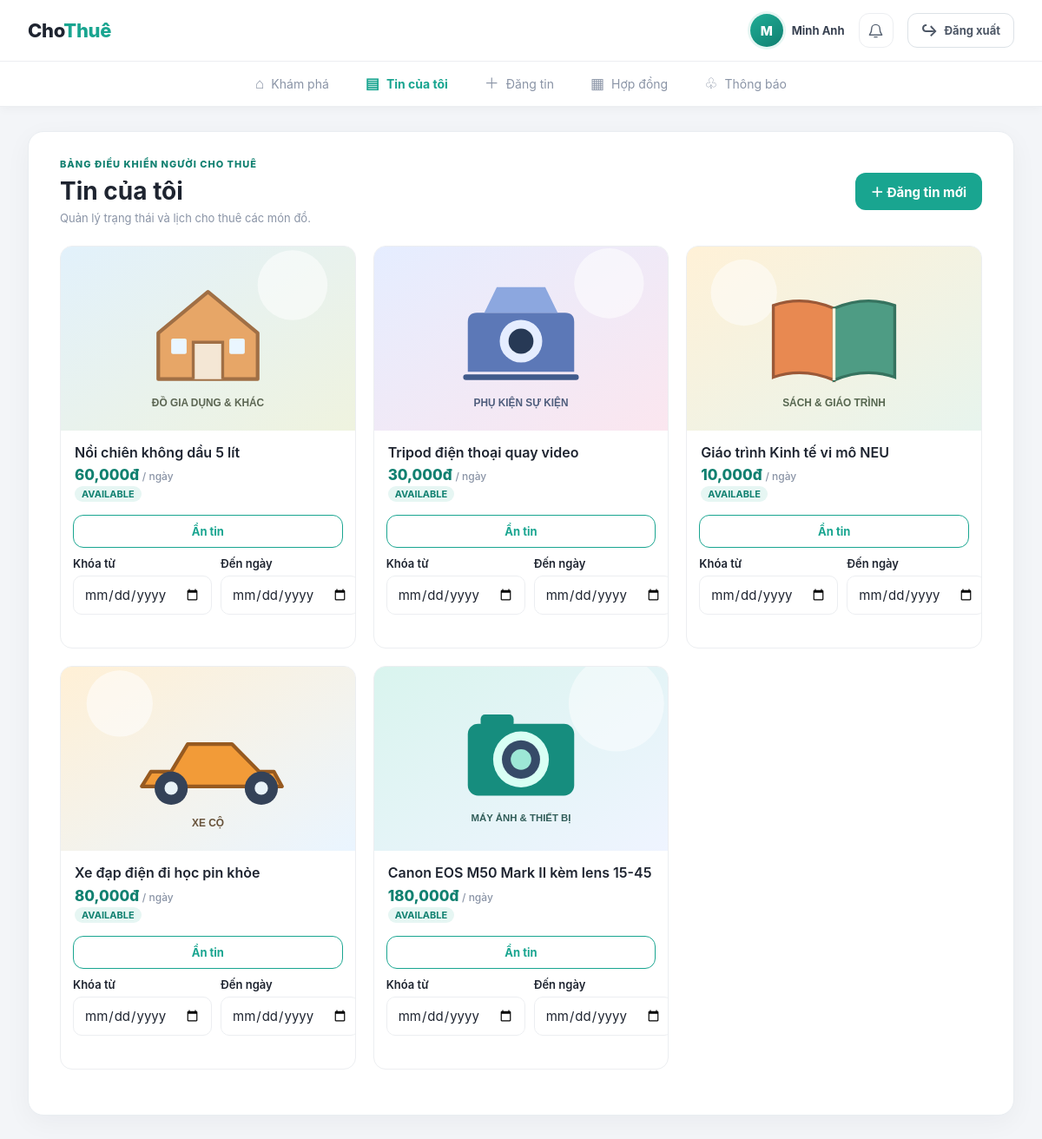
Page /tin-cua-toi (signed in) on the committed database.
### models.py (models this page shows, shortened)
class User(db.Model, UserMixin):
    __tablename__ = "users"
    id = db.Column(db.Integer, primary_key=True)
    full_name = db.Column(db.String(120), nullable=False)
    school_email = db.Column(db.String(160), unique=True, nullable=False)
    phone_number = db.Column(db.String(20), unique=True, nullable=False)
    password_hash = db.Column(db.String(255), nullable=False)
    email_verified = db.Column(db.Boolean, default=False)
    phone_verified = db.Column(db.Boolean, default=False)
    kyc_status = db.Column(db.String(20), default="NONE")  # NONE, PENDING, APPROVED, REJECTED
    kyc_card_image = db.Column(db.String(255))
    trust_score = db.Column(db.Integer, default=100)
    district = db.Column(db.String(60))
    is_admin = db.Column(db.Boolean, default=False)
    created_at = db.Column(db.DateTime, default=datetime.utcnow)
    listings = db.relationship("Listing", backref="owner", lazy=True)

class Listing(db.Model):
    __tablename__ = "listings"
    id = db.Column(db.Integer, primary_key=True)
    owner_id = db.Column(db.Integer, db.ForeignKey("users.id"), nullable=False)
    title = db.Column(db.String(160), nullable=False)
    description = db.Column(db.Text)
    category = db.Column(db.String(60))
    district = db.Column(db.String(60))
    price_per_day = db.Column(db.Integer, nullable=False)
    deposit_amount = db.Column(db.Integer, default=0)
    status = db.Column(db.String(20), default="AVAILABLE")  # AVAILABLE, RENTED, HIDDEN
    created_at = db.Column(db.DateTime, default=datetime.utcnow)
    images = db.relationship("ListingImage", backref="listing", lazy=True, cascade="all, delete-orphan")
    bookings = db.relationship("Booking", backref="listing", lazy=True)
    blocks = db.relationship("AvailabilityBlock", backref="listing", lazy=True, cascade="all, delete-orphan")
    @property
    def cover_image(self):
        return self.images[0].image_url if self.images else None

class ListingImage(db.Model):
    __tablename__ = "listing_images"
    id = db.Column(db.Integer, primary_key=True)
    listing_id = db.Column(db.Integer, db.ForeignKey("listings.id"), nullable=False)
    image_url = db.Column(db.String(255), nullable=False)

### routes/listing_routes.py (the view)
@login_required
def my_listings():
    listings = listing_service.list_owned(current_user.id)
    return render_template("my_listings.html", listings=listings)

### app.py (called while the page is built, shortened)
def ensure_database_schema():
    global _schema_ready

@app.before_request
def protect_post_requests_from_csrf():
    if request.method == "POST":
        expected = session.get("_csrf_token", "")
        submitted = request.form.get("csrf_token", "")
        if not expected or not submitted or not hmac.compare_digest(expected, submitted):
            abort(400)

@app.before_request
def prepare_database_and_expire_bookings():
    ensure_database_schema()
    if request.path.startswith(("/don-hang", "/san-pham/")):
        booking_service.expire_stale_bookings()

@login_manager.user_loader
def load_user(user_id):
    return User.query.get(int(user_id))

@app.context_processor
def inject_unread_notification_count():
    token = session.setdefault("_csrf_token", secrets.token_urlsafe(32))
    if current_user.is_authenticated:
        return {
            "unread_notification_count": notification_service.unread_count(current_user.id),
            "csrf_token": token,
        }
    return {"unread_notification_count": 0, "csrf_token": token}

### services/listing_service.py (called while the page is built)
def list_owned(owner_id):
    return Listing.query.filter_by(owner_id=owner_id).order_by(Listing.created_at.desc()).all()

### services/notification_service.py (called while the page is built)
def unread_count(user_id):
    return Notification.query.filter_by(user_id=user_id, read_at=None).count()

### templates/my_listings.html (shortened to what this page needs)
{% extends "base.html" %}
{% block content %}
  <div class="page-heading-row"><div><span class="eyebrow">BẢNG ĐIỀU KHIỂN NGƯỜI CHO THUÊ</span><h1>Tin của tôi</h1><p class="muted">Quản lý trạng thái và lịch cho thuê các món đồ.</p></div><a class="btn my-listing-add" href="{{ url_for('create_listing') }}">＋ Đăng tin mới</a></div>
  {% if listings %}
  <div class="my-listing-grid">
    {% for l in listings %}
    <article class="my-listing-item">
      <a class="card" href="{{ url_for('listing_detail', listing_id=l.id) }}">
        <div class="card-img">
          {% if l.cover_image %}<img src="{{ url_for('static', filename=l.cover_image) }}" alt="{{ l.title }}">{% else %}<span>Chưa có ảnh</span>{% endif %}
        </div>
        <div class="card-body"><div class="card-title">{{ l.title }}</div><div class="card-price">{{ "{:,}".format(l.price_per_day) }}đ <small>/ ngày</small></div><span class="badge badge-owner">{{ l.status }}</span></div>
      </a>
      <div class="my-listing-tools">
      <form method="post" action="{{ url_for('toggle_listing_visibility', listing_id=l.id) }}">
        <button class="btn secondary" type="submit">{{ 'Hiện tin' if l.status == 'HIDDEN' else 'Ẩn tin' }}</button>
      </form>
      <form method="post" action="{{ url_for('block_listing_dates', listing_id=l.id) }}" class="field-row listing-block-form">
        <div class="field"><label>Khóa từ</label><input type="date" name="start_date" required></div>
        <div class="field"><label>Đến ngày</label><input type="date" name="end_date" required></div>
      </form>
      </div>
    </article>
    {% endfor %}
  </div>
  {% else %}
  <div class="empty-state">Bạn chưa đăng tin nào. <br><a class="btn empty-state-action" href="{{ url_for('create_listing') }}">Đăng tin đầu tiên</a></div>
  {% endif %}
{% endblock %}

### templates/base.html (shortened to what this page needs)
<!DOCTYPE html>
<html lang="vi">
<head>
<link rel="stylesheet" href="{{ url_for('static', filename='css/style.css') }}">
</head>
<body>
  <header class="topbar">
    <div class="topbar-inner">
      <a href="{{ url_for('index') }}" class="brand">Cho<span>Thuê</span></a>
      {% if current_user.is_authenticated %}
      <div class="header-actions">
        <div class="header-profile" aria-label="Tài khoản {{ current_user.full_name }}">
          <span class="profile-avatar">{{ current_user.full_name.strip()[:1]|upper }}</span>
          <span class="profile-name">{{ current_user.full_name }}</span>
        </div>
        <a class="notification-button" href="{{ url_for('notifications') }}" aria-label="Thông báo{% if unread_notification_count %}, {{ unread_notification_count }} chưa đọc{% endif %}" title="Thông báo">
          <svg viewBox="0 0 24 24" aria-hidden="true"><path d="M18 9a6 6 0 0 0-12 0c0 7-3 7-3 9h18c0-2-3-2-3-9M10 21h4"/></svg>
        </a>
        <form method="post" action="{{ url_for('logout') }}" class="logout-form">
          <button class="logout-button" type="submit"><span aria-hidden="true">↪</span> Đăng xuất</button>
        </form>
      </div>
      {% else %}
      <div class="header-actions"><a href="{{ url_for('login') }}" class="login-link">Đăng nhập</a><a href="{{ url_for('register') }}" class="register-link">Tạo tài khoản</a></div>
      {% endif %}
    </div>
  </header>
  {% if current_user.is_authenticated %}
  <nav class="bottom-nav">
    <a href="{{ url_for('index') }}" class="{{ 'active' if request.endpoint=='index' else '' }}">
      <span class="ic">⌂</span><span>Khám phá</span>
    </a>
    <a href="{{ url_for('my_listings') }}" class="{{ 'active' if request.endpoint=='my_listings' else '' }}">
      <span class="ic">▤</span><span>Tin của tôi</span>
    </a>
    <a href="{{ url_for('create_listing') }}" class="{{ 'active' if request.endpoint=='create_listing' else '' }}">
      <span class="ic">＋</span><span>Đăng tin</span>
    </a>
    <a href="{{ url_for('booking_list') }}" class="{{ 'active' if request.endpoint in ['booking_list','booking_detail'] else '' }}">
      <span class="ic">▦</span><span>Hợp đồng</span>
    </a>
    <a href="{{ url_for('notifications') }}" class="{{ 'active' if request.endpoint in ['notifications','mark_notification_read'] else '' }}">
      <span class="ic">♧</span><span>Thông báo{% if unread_notification_count %} ({{ unread_notification_count }}){% endif %}</span>
    </a>
  </nav>
  {% endif %}
  <main class="page">
    {% block content %}{% endblock %}
  </main>
</body>
</html>

### rows in the picture
User: full_name "M", full_name "Minh Anh"
Listing: image_url (picture), title "Nồi chiên không dầu 5 lít", price_per_day "60,000", status "AVAILABLE", status "Ẩn tin"
Listing: image_url (picture), title "Tripod điện thoại quay video", price_per_day "30,000", status "AVAILABLE", status "Ẩn tin"
Listing: image_url (picture), title "Giáo trình Kinh tế vi mô NEU", price_per_day "10,000", status "AVAILABLE", status "Ẩn tin"
Listing: image_url (picture), title "Xe đạp điện đi học pin khỏe", price_per_day "80,000", status "AVAILABLE", status "Ẩn tin"
Listing: image_url (picture), title "Canon EOS M50 Mark II kèm lens 15-45", price_per_day "180,000", status "AVAILABLE", status "Ẩn tin"
